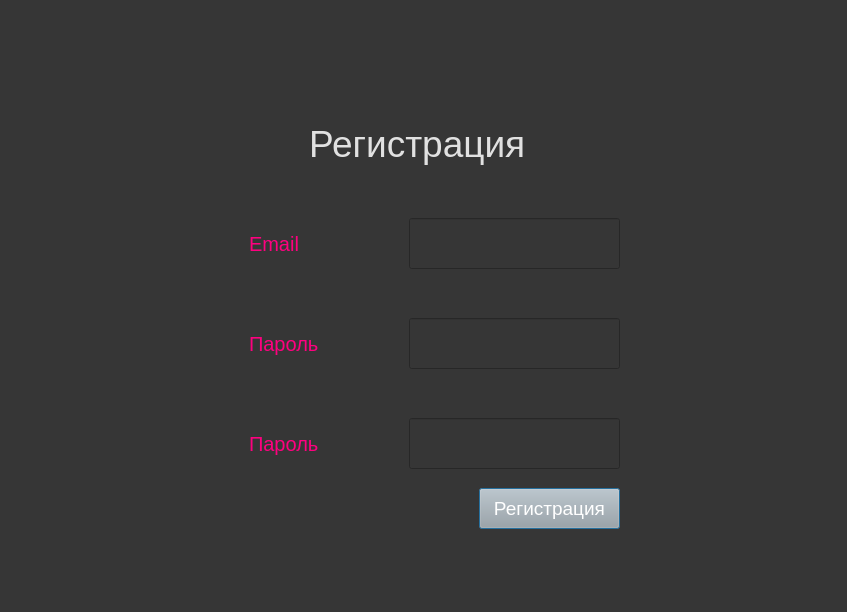
<?xml version="1.0" encoding="UTF-8"?>
<ui version="4.0">
 <class>Dialog</class>
 <widget class="QDialog" name="Dialog">
  <property name="geometry">
   <rect>
    <x>0</x>
    <y>0</y>
    <width>847</width>
    <height>612</height>
   </rect>
  </property>
  <property name="windowTitle">
   <string>Dialog</string>
  </property>
  <property name="styleSheet">
   <string notr="true">background-color: rgb(54, 54, 54);</string>
  </property>
  <widget class="QLineEdit" name="email">
   <property name="geometry">
    <rect>
     <x>409</x>
     <y>218</y>
     <width>211</width>
     <height>51</height>
    </rect>
   </property>
   <property name="styleSheet">
    <string notr="true">font-size:14pt; color:rgb(243, 243, 243)</string>
   </property>
  </widget>
  <widget class="QPushButton" name="signupbutton">
   <property name="geometry">
    <rect>
     <x>479</x>
     <y>488</y>
     <width>141</width>
     <height>41</height>
    </rect>
   </property>
   <property name="styleSheet">
    <string notr="true">background-color: rgb(167, 168, 167); font-size:14pt; color:rgb(255, 255, 255)</string>
   </property>
   <property name="text">
    <string>Регистрация</string>
   </property>
  </widget>
  <widget class="QLineEdit" name="password">
   <property name="geometry">
    <rect>
     <x>409</x>
     <y>318</y>
     <width>211</width>
     <height>51</height>
    </rect>
   </property>
   <property name="styleSheet">
    <string notr="true">font-size:14pt; color:rgb(243, 243, 243)</string>
   </property>
   <property name="text">
    <string/>
   </property>
  </widget>
  <widget class="QLabel" name="label_2">
   <property name="geometry">
    <rect>
     <x>249</x>
     <y>228</y>
     <width>101</width>
     <height>31</height>
    </rect>
   </property>
   <property name="styleSheet">
    <string notr="true">font-size:15pt; color:rgb(255, 0, 127)</string>
   </property>
   <property name="text">
    <string>Email</string>
   </property>
  </widget>
  <widget class="QLabel" name="label_4">
   <property name="geometry">
    <rect>
     <x>249</x>
     <y>428</y>
     <width>151</width>
     <height>31</height>
    </rect>
   </property>
   <property name="styleSheet">
    <string notr="true">font-size:15pt; color:rgb(255, 0, 127)</string>
   </property>
   <property name="text">
    <string>Пароль</string>
   </property>
  </widget>
  <widget class="QLabel" name="label">
   <property name="geometry">
    <rect>
     <x>309</x>
     <y>108</y>
     <width>261</width>
     <height>71</height>
    </rect>
   </property>
   <property name="styleSheet">
    <string notr="true">color:rgb(225, 225, 225); font-size:28pt;</string>
   </property>
   <property name="text">
    <string>Регистрация</string>
   </property>
  </widget>
  <widget class="QLineEdit" name="confirmpass">
   <property name="geometry">
    <rect>
     <x>409</x>
     <y>418</y>
     <width>211</width>
     <height>51</height>
    </rect>
   </property>
   <property name="styleSheet">
    <string notr="true">font-size:14pt; color:rgb(243, 243, 243)</string>
   </property>
   <property name="text">
    <string/>
   </property>
  </widget>
  <widget class="QLabel" name="label_3">
   <property name="geometry">
    <rect>
     <x>249</x>
     <y>328</y>
     <width>111</width>
     <height>31</height>
    </rect>
   </property>
   <property name="styleSheet">
    <string notr="true">font-size:15pt; color:rgb(255, 0, 127)</string>
   </property>
   <property name="text">
    <string>Пароль</string>
   </property>
  </widget>
 </widget>
 <resources/>
 <connections/>
</ui>
